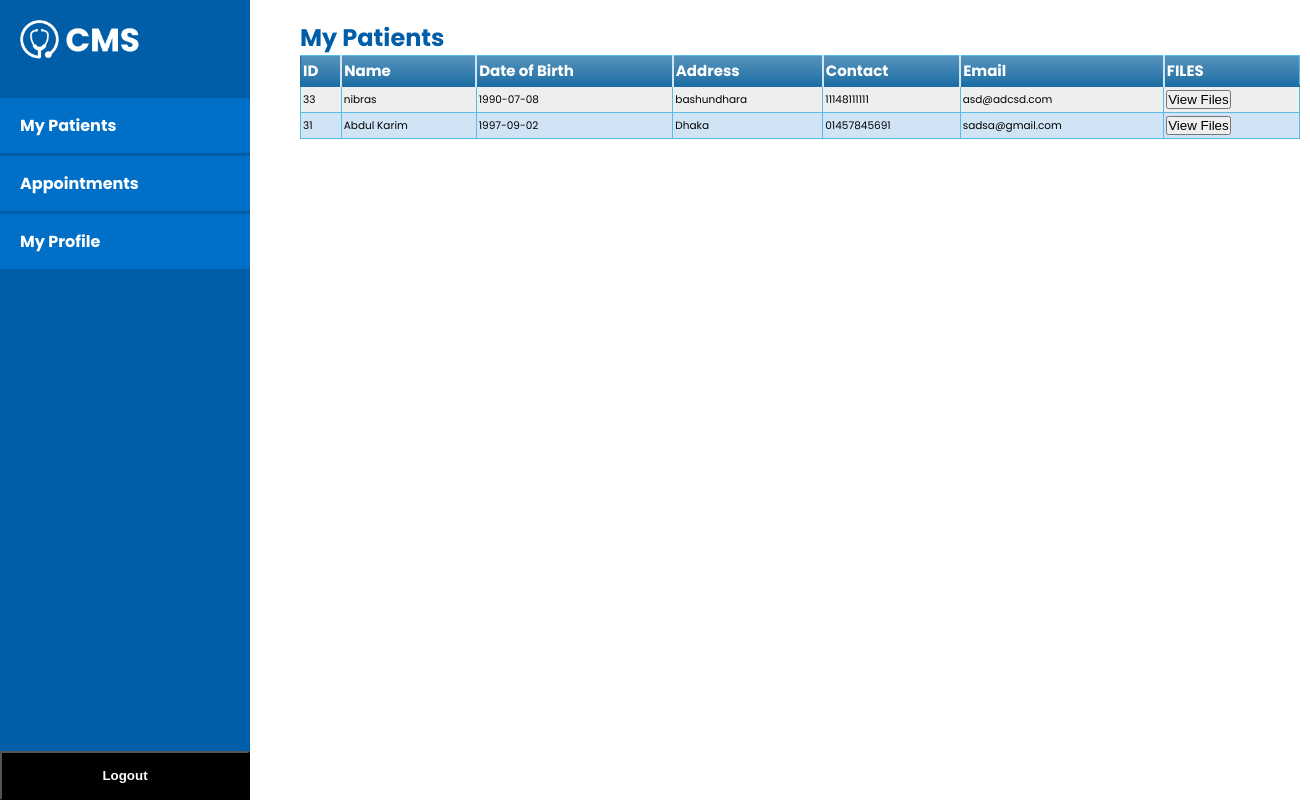
/doc_patients.php (signed in), run on the app's committed database.
### tables this page shows
CREATE TABLE `patient` (
  `id` int(5) NOT NULL,
  `username` varchar(50) NOT NULL,
  `Name` varchar(50) NOT NULL,
  `password` varchar(200) NOT NULL,
  `phone` varchar(15) NOT NULL,
  `email` varchar(50) NOT NULL,
  `address` text NOT NULL,
  `dateOfBirth` date NOT NULL
);

### doc_patients.php (the view, shortened to what this page needs)
<?php
require "includes/db_connect.inc.php";
$sql_table = "select DISTINCT patientId from appointments where doctorId = '".$_SESSION['userid']."' ORDER BY dateTime DESC;";
$result = mysqli_query($conn, $sql_table);
?>
<!DOCTYPE html>
<html lang="en">
<head>
<link rel="stylesheet" type="text/css" href="StyleSheet/leftNav.css">
<link rel="stylesheet" type="text/css" href="StyleSheet/footer.css">
<link rel="stylesheet" type="text/css" href="StyleSheet/panel.css">
<link rel="stylesheet" type="text/css" href="StyleSheet/table.css">
</head>
<body>
	<?php include 'includes/leftNav_doc.php'; ?>
	<section id="board">
		<h1 class="header">My Patients</h1>
		<table class="blueTable">
            <thead>
              <tr>
                <th>ID</th>
                <th>Name</th>
                <th>Date of Birth</th>
                <th>Address</th>
                <th>Contact</th>
                <th>Email</th>
                <th>FILES</th>
              </tr>
            </thead>
            <tbody>
              <?php
              while($row = mysqli_fetch_assoc($result))
              {
              	echo "<tr>";
              	$innerQuery = "Select DISTINCT * from patient where id =".$row['patientId'].";";
              	$patientResult = mysqli_query($conn, $innerQuery);
              	if($row2=mysqli_fetch_assoc($patientResult))
              	{
              		echo "<td>".$row2['id']."</td>";
              		echo "<td>".$row2['Name']."</td>";
              		echo "<td>".$row2['dateOfBirth']."</td>";
              		echo "<td>".$row2['address']."</td>";
              		echo "<td>".$row2['phone']."</td>";
              		echo "<td>".$row2['email']."</td>";
                  echo "<td style=\"color: red;\"><form method=\"post\"><button type=\"submit\" name=\"ViewFile\" value=\"".$row2['id']."\">View Files</button></form></td>";
              	}
              	echo "</tr>";
              }
               ?>
            </tbody>
          </table>
	</section>
</body>
</html>

### StyleSheet/panel.css (style rules this page uses)
* { padding: 0px; margin: 0px; }
body { font-family: 'Poppins', sans-serif; scroll-behavior: smooth; }
#board { width: 1000px; height: 100vh; margin-left: 300px; }
.header { padding-top: 20px; color: #005EA8; }

### StyleSheet/table.css (style rules this page uses)
table.blueTable { table-layout: auto ; width: 100% ; border: 1px solid #1C6EA4; background-color: #EEEEEE; text-align: left; border-collapse: collapse; }
table.blueTable td, table.blueTable th { border: 1px solid #5ABCE5; padding: 3px 2px; word-wrap: break-word; }
table.blueTable tbody td { font-size: 10.5px; }
table.blueTable tr:nth-child(even) { background: #D0E4F5; }
table.blueTable thead { background: #1C6EA4; background: -moz-linear-gradient(top, #5592bb 0%, #327cad 66%, #1C6EA4 100%); background: -webkit-linear-gradient(top, #5592bb 0%, #327cad 66%, #1C6EA4 100%); background: linear-gradient(to bottom, #5592bb 0%, #327cad 66%, #1C6EA4 100%); border-bottom: 2px solid #1C6EA4; }
table.blueTable thead th { font-size: 15px; font-weight: bold; color: #FFFFFF; border-left: 2px solid #D0E4F5; }
table.blueTable thead th:first-child { border-left: none; }

### data on the page
patient: id "33", Name "nibras", dateOfBirth "1990-07-08", address "bashundhara", phone "11148111111", email "asd@adcsd.com"
patient: id "31", Name "Abdul Karim", dateOfBirth "1997-09-02", address "Dhaka", phone "01457845691", email "sadsa@gmail.com"
